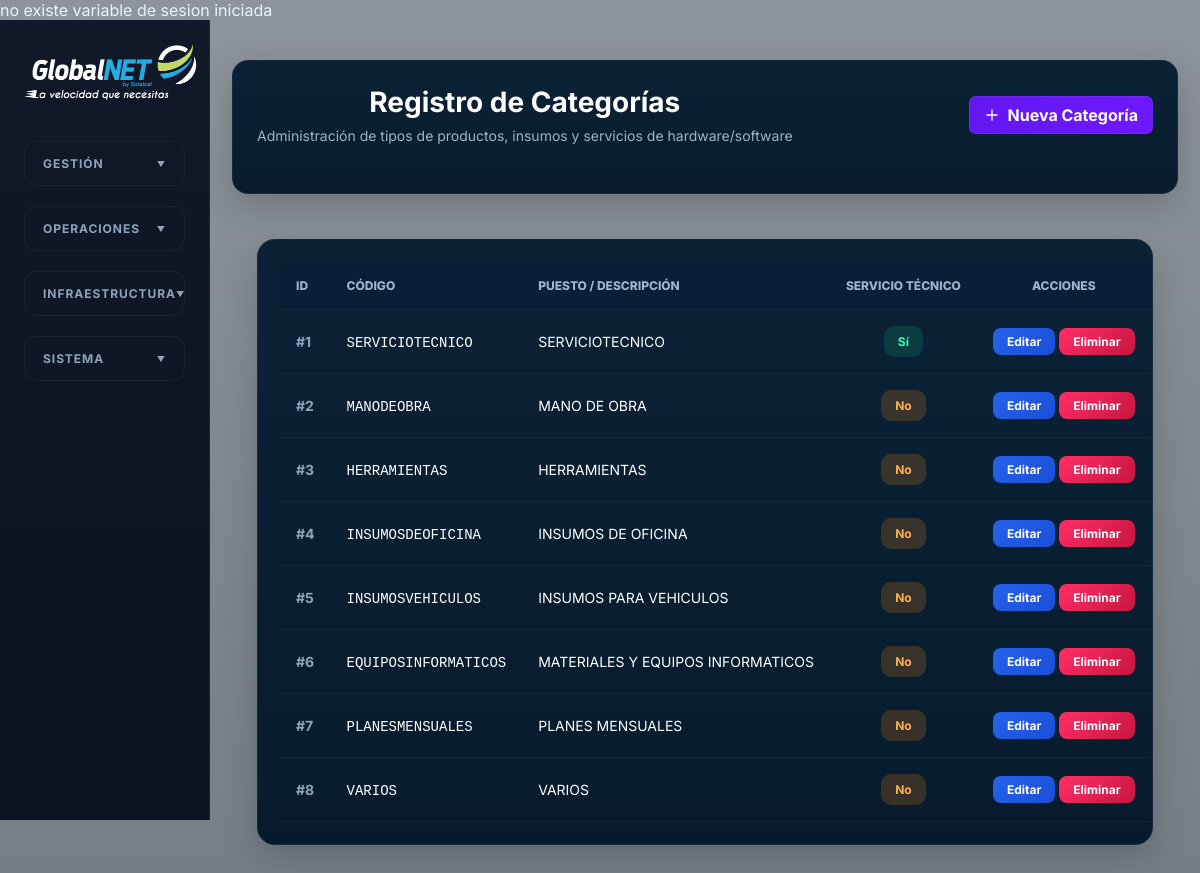
The app's page /productos/categorias.php with its own data.
### tables this page shows
CREATE TABLE `tipoproducto` (
  `id` int NOT NULL,
  `codigo` varchar(255) NOT NULL DEFAULT 'vacio',
  `puesto` varchar(255) NOT NULL DEFAULT 'vacio',
  `serviciotecnico` varchar(255) NOT NULL DEFAULT 'no'
);

### productos/categorias.php (the view, shortened to what this page needs)
<!DOCTYPE html>
<html lang="es">
<head>
<?php
require('../conectar.php');
	?>
  <link rel="stylesheet" href="../css/styles.css" />
</head>
<body>
  <div class="app-shell">
    <aside class="sidebar">
  <a class="brand" href="../resumen/index.php">
    <img src="../img/logo.png" width="186" height="69" alt="Nexus ISP"/>
  </a>
  <nav class="main-nav">
    <details class="menu-section">
      <summary class="menu-label">GESTIÓN</summary>
    </details>
    <details class="menu-section">
      <summary class="menu-label">OPERACIONES</summary>
    </details>
    <details class="menu-section">
      <summary class="menu-label">INFRAESTRUCTURA</summary>
    </details>
    <details class="menu-section">
      <summary class="menu-label">SISTEMA</summary>
    </details>
  </nav>
</aside>
    <main class="content">
		<?php
if (isset($conn)) {
    $conn->set_charset("utf8mb4");
}
$modo_edicion = false;
$resultado_tabla = $conn->query("SELECT * FROM tipoproducto ORDER BY id ASC");
$productos = [];
if ($resultado_tabla) {
    while ($fila = $resultado_tabla->fetch_assoc()) {
        $productos[] = $fila;
    }
}
?>
    <div class="clientes-header panel-dark">
        <div class="clientes-header-top">
            <div>
                <h2 class="clientes-title">
                    <?php if($modo_edicion){ ?>
                        Editar Categoría
                    <?php }else{ ?>
                        Registro de Categorías
                    <?php } ?>
                </h2>
                <p class="clientes-subtitle">
                    Administración de tipos de productos, insumos y servicios de hardware/software
                </p>
            </div>
            <div>
                <button type="button" class="primary" onclick="abrirBurbuja()">
                    <svg xmlns="http://www.w3.org/2000/svg" fill="none" viewBox="0 0 24 24" stroke-width="2" stroke="currentColor" style="width:16px;height:16px;"><path stroke-linecap="round" stroke-linejoin="round" d="M12 4.5v15m7.5-7.5h-15" /></svg>
                    Nueva Categoría
                </button>
            </div>
        </div>
    </div>
    <div class="cliente-wrapper">
        <div class="cliente-table-panel">
            <table class="table-dark">
                <thead>
                    <tr>
                        <th style="width: 80px;">ID</th>
                        <th>Código</th>
                        <th>Puesto / Descripción</th>
                        <th style="text-align: center; width: 150px;">Servicio Técnico</th>
                        <th style="text-align: center; width: 180px;">Acciones</th>
                    </tr>
                </thead>
                <tbody>
                    <?php if (count($productos) > 0): ?>
                        <?php foreach ($productos as $producto): ?>
                            <tr>
                                <td><b style="color: var(--muted);">#<?php echo $producto['id']; ?></b></td>
                                <td><code><?php echo htmlspecialchars($producto['codigo']); ?></code></td>
                                <td><?php echo htmlspecialchars($producto['puesto']); ?></td>
                                <td style="text-align: center;">
                                    <?php if ($producto['serviciotecnico'] === 'si'): ?>
                                        <span class="estado estado-activo">Sí</span>
                                    <?php else: ?>
                                        <span class="estado estado-suspendido">No</span>
                                    <?php endif; ?>
                                </td>
                                <td style="text-align: center;">
                                    <form action="<?php echo $_SERVER['PHP_SELF']; ?>" method="GET" style="display: inline;">
                                        <button type="submit" name="editar" value="<?php echo $producto['id']; ?>" class="btn-action btn-edit" style="padding: 6px 14px; font-size: 12px; border-radius: 8px;">Editar</button>
                                    </form>
                                    <form action="<?php echo $_SERVER['PHP_SELF']; ?>" method="GET" style="display: inline;">
                                        <button type="submit" name="eliminar" value="<?php echo $producto['id']; ?>" class="btn-action btn-delete" style="padding: 6px 14px; font-size: 12px; border-radius: 8px;" onclick="return confirm('¿Estás seguro de eliminar este registro?');">Eliminar</button>
                                    </form>
                                </td>
                            </tr>
                        <?php endforeach; ?>
                    <?php else: ?>
                        <tr>
                            <td colspan="5" style="text-align: center; color: var(--muted); padding: 30px;">No hay registros en la tabla de inventario.</td>
                        </tr>
                    <?php endif; ?>
                </tbody>
            </table>
        </div>
    </div>
		</main>
  </div>
</body>
</html>

### css/styles.css (style rules this page uses)
:root { --bg: #021220; --bg-soft: #061b2d; --panel: #071d31; --panel-2: #082239; --line: rgba(118, 168, 207, 0.12); --text: #e8f3ff; --muted: #8da4bc; --blue: #1558ff; --cyan: #00b5ff; --green: #0faf76; --red: #ff2f65; --orange: #ff8a12; --purple: #6424f4; --violet: #7207d8; --shadow: 0 18px 42px rgba(0, 0, 0, 0.34); }
* { box-sizing: border-box; }
body { margin: 0; min-height: 100vh; background: linear-gradient(rgba(2,18,32,0.45), rgba(2,18,32,0.55)), url("../images/logintransparente.png"); background-size: cover; background-position: center center; background-repeat: no-repeat; background-attachment: fixed; color: var(--text); font-family: "Inter", system-ui, -apple-system, BlinkMacSystemFont, "Segoe UI", sans-serif; letter-spacing: 0; }
button, input { font: inherit; }
button, a { color: inherit; }
.app-shell { display: grid; grid-template-columns: 224px minmax(0, 1fr); min-height: 100vh; }
.sidebar { position: sticky; top: 0; height: 100vh; padding: 22px 16px; background: linear-gradient(180deg, #05192b 0%, #061527 100%); border-right: 1px solid var(--line); overflow-y: auto; }
.brand { display: flex; align-items: center; gap: 12px; text-decoration: none; margin-bottom: 22px; }
.main-nav { display: grid; gap: 4px; }
.content { min-width: 0; padding: 26px 28px 34px; }
h1, h2, p { margin: 0; text-align: center; }
.search, .icon-text, .primary, .tabs button, .panel-head button, .table-foot button { border: 1px solid var(--line); background: rgba(8, 34, 57, 0.78); color: #dcecff; border-radius: 7px; }
.search svg, .icon-text svg, .primary svg { width: 16px; height: 16px; }
.icon-text, .primary, .tabs button, .panel-head button, .table-foot button { display: inline-flex; align-items: center; justify-content: center; gap: 8px; height: 38px; padding: 0 14px; cursor: pointer; }
.primary { background: linear-gradient(90deg, #6517f0, #6e18ff); color: #fff; font-weight: 700; }
table { width: 100%; border-collapse: collapse; }
th, td { text-align: left; padding: 10px 8px; border-bottom: 1px solid rgba(119, 166, 203, 0.08); white-space: nowrap; }
th { color: #8ca5bd; font-size: 10px; text-transform: uppercase; font-weight: 800; }
td { color: #d5e2ef; font-size: 12px; }
td span { color: #22d886; font-weight: 700; }
@media (max-width: 1440px) { .app-shell { grid-template-columns: 210px minmax(0, 1fr); } }
@media (max-width: 1440px) { .content { padding: 22px; } }
.estado-activo { color:#32ffae; }
.panel-dark { background:linear-gradient(180deg, rgba(8,31,52,.98), rgba(5,25,43,.98)); border:1px solid rgba(255,255,255,.05); border-radius:16px; padding:24px; box-shadow:0 12px 34px rgba(0,0,0,.18); margin-bottom:20px; }
.clientes-header-top { display:flex; justify-content:space-between; align-items:center; gap:20px; margin-bottom:25px; }
.clientes-title { font-size:28px; font-weight:700; color:#ffffff; margin:0; }
.clientes-subtitle { margin-top:8px; color:#9eb4ca; font-size:14px; }
.cliente-wrapper { width:100%; padding:25px; }
.btn-action { border:none; padding:12px 18px; border-radius:12px; cursor:pointer; font-size:14px; font-weight:700; color:#fff; transition:.3s; }
.btn-edit { background:linear-gradient(135deg,#2563eb,#1d4ed8); }
.cliente-table-panel { background:linear-gradient(180deg, rgba(8,31,52,.98), rgba(5,25,43,.98)); border:1px solid rgba(255,255,255,.05); border-radius:18px; padding:22px; margin-bottom:20px; box-shadow:0 12px 34px rgba(0,0,0,.18); }
.table-dark { width:100%; border-collapse:collapse; }
.table-dark th { background:#091f35; color:#9eb4ca; font-size:12px; text-transform:uppercase; padding:16px; border-bottom:1px solid rgba(255,255,255,.05); }
.table-dark td { padding:16px; color:#fff; border-bottom:1px solid rgba(255,255,255,.04); font-size:14px; }
.estado { padding:8px 14px; border-radius:10px; font-size:12px; font-weight:700; display:inline-block; }
.estado-activo { background:#0faf7630; color:#32ffae; }
.estado-suspendido { background:#ff8a1230; color:#ffb14d; }

### records on screen
tipoproducto: id "1", codigo "SERVICIOTECNICO", puesto "SERVICIOTECNICO", serviciotecnico "Sí"
tipoproducto: id "2", codigo "MANODEOBRA", puesto "MANO DE OBRA", serviciotecnico "No"
tipoproducto: id "3", codigo "HERRAMIENTAS", puesto "HERRAMIENTAS", serviciotecnico "No"
tipoproducto: id "4", codigo "INSUMOSDEOFICINA", puesto "INSUMOS DE OFICINA", serviciotecnico "No"
tipoproducto: id "5", codigo "INSUMOSVEHICULOS", puesto "INSUMOS PARA VEHICULOS", serviciotecnico "No"
tipoproducto: id "6", codigo "EQUIPOSINFORMATICOS", puesto "MATERIALES Y EQUIPOS INFORMATICOS", serviciotecnico "No"
tipoproducto: id "7", codigo "PLANESMENSUALES", puesto "PLANES MENSUALES", serviciotecnico "No"
tipoproducto: id "8", codigo "VARIOS", puesto "VARIOS", serviciotecnico "No"
